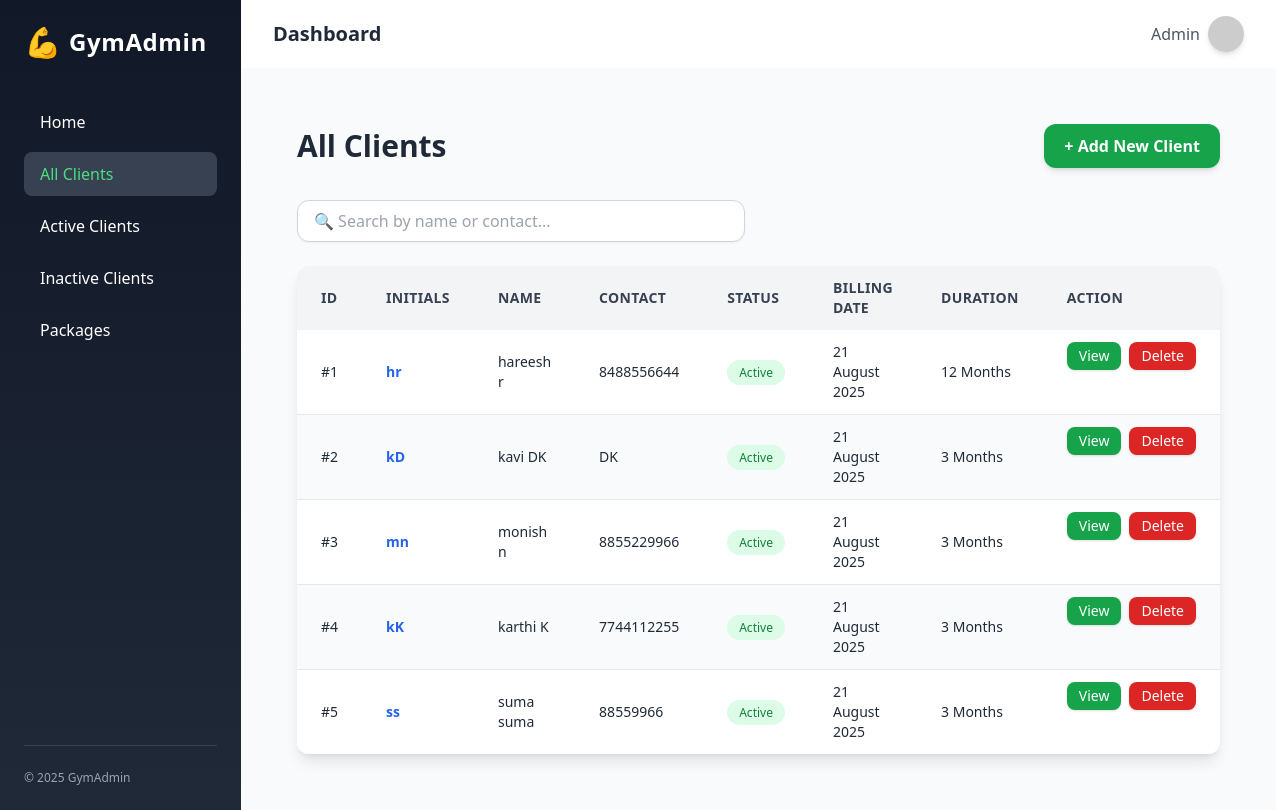
/clients/, run on the app's committed database.
### app/models/client.py (models this page shows, shortened)
class Client(db.Model):
    __tablename__ = 'clients'
    id = db.Column(db.Integer, primary_key=True)
    first_name = db.Column(db.String(100), nullable=False)
    middle_name = db.Column(db.String(100))
    last_name = db.Column(db.String(100))
    email = db.Column(db.String(120), unique=True)
    contact = db.Column(db.String(20), nullable=False)
    gender = db.Column(db.String(10))
    address = db.Column(db.Text)
    status = db.Column(db.String(10), default='Active')  # Active / Inactive
    start_date = db.Column(db.Date)
    end_date = db.Column(db.Date)
    billing_date = db.Column(db.Date)
    duration = db.Column(db.String(20))  # e.g., '3 months', '6 months'
    payment_method = db.Column(db.String(50))
    package_id = db.Column(db.Integer, db.ForeignKey('packages.id'))
    trainer_id = db.Column(db.Integer, db.ForeignKey('trainers.id'))
    package = db.relationship("Package", back_populates="clients")
    trainer = db.relationship("Trainer", back_populates="clients")
    created_at = db.Column(db.DateTime, default=datetime.utcnow)

### app/routes/clients.py (the view)
@clients_bp.route("/")
def list_clients():
    update_all_client_statuses()
    clients = Client.query.all()
    recent_clients = get_recent_clients(1)
    return render_template("all_clients.html", clients=clients, recent_clients=recent_clients)

### app/routes/clients.py (called while the page is built)
def update_all_client_statuses():
    today = datetime.utcnow().date()
    clients = Client.query.all()
    for c in clients:
        c.status = "Inactive" if c.end_date and c.end_date < today else "Active"
    db.session.commit()

def get_recent_clients(limit=1):
    return Client.query.order_by(Client.id.desc()).limit(limit).all()

### app/templates/all_clients.html (shortened to what this page needs)
{% extends 'base.html' %}
{% block content %}
<div class="p-6">
    <div class="flex justify-between items-center mb-8">
        <h1 class="text-3xl font-bold text-gray-800">All Clients</h1>
        <a href="{{ url_for('clients.new_client', next=request.path) }}"
           class="bg-green-600 hover:bg-green-700 text-white font-semibold px-5 py-2.5 rounded-xl shadow-md transition transform hover:scale-105">
            + Add New Client
        </a>
    </div>
    <div class="flex justify-between items-center mb-6">
        <input
            type="text"
            placeholder="🔍 Search by name or contact..."
            class="w-full max-w-md px-4 py-2 border border-gray-300 rounded-xl shadow-sm focus:ring-2 focus:ring-green-500 focus:outline-none transition"
            id="searchInput"
        >
    </div>
    <div class="overflow-x-auto bg-white shadow-lg rounded-xl">
        <table class="min-w-full text-sm text-left">
            <thead class="bg-gray-100 text-gray-700 text-sm uppercase tracking-wide">
                <tr>
                    <th class="px-6 py-3">ID</th>
                    <th class="px-6 py-3">Initials</th>
                    <th class="px-6 py-3">Name</th>
                    <th class="px-6 py-3">Contact</th>
                    <th class="px-6 py-3">Status</th>
                    <th class="px-6 py-3">Billing Date</th>
                    <th class="px-6 py-3">Duration</th>
                    <th class="px-6 py-3">Action</th>
                </tr>
            </thead>
            <tbody id="clientsTable" class="divide-y divide-gray-200">
                {% for client in clients %}
                <tr class="odd:bg-white even:bg-gray-50 hover:bg-green-50 transition">
                    <td class="px-6 py-3 font-medium text-gray-800">#{{ client.id }}</td>
                    <td class="px-6 py-3 font-semibold text-blue-600">
                        {{ client.first_name[0] }}{{ client.last_name[0] if client.last_name else '' }}
                    </td>
                    <td class="px-6 py-3">{{ client.first_name }} {{ client.last_name or '' }}</td>
                    <td class="px-6 py-3">{{ client.contact }}</td>
                    <td class="px-6 py-3">
                        <span class="px-3 py-1 rounded-full text-xs font-medium
                            {% if client.status == 'Active' %}
                                bg-green-100 text-green-700
                            {% elif client.status == 'Inactive' %}
                                bg-red-100 text-red-700
                            {% else %}
                                bg-gray-100 text-gray-600
                            {% endif %}
                        ">
                            {{ client.status }}
                        </span>
                    </td>
                    <td class="px-6 py-3">
                        {{ client.billing_date.strftime('%d %B %Y') if client.billing_date else 'N/A' }}
                    </td>
                    <td class="px-6 py-3">{{ client.duration or 'N/A' }}</td>
                    <td class="px-6 py-3 flex gap-2">
                        <a href="{{ url_for('clients.view_client', client_id=client.id) }}"
                           class="inline-block bg-green-600 hover:bg-green-700 text-white px-3 py-1 rounded-lg text-sm shadow transition transform hover:scale-105">
                            View
                        </a>
                        <form action="{{ url_for('clients.delete_client', client_id=client.id) }}"
                              method="post"
                              class="inline">
                            <button type="submit"
                                class="bg-red-600 hover:bg-red-700 text-white px-3 py-1 rounded-lg text-sm shadow transition transform hover:scale-105"
                                onclick="return confirm('Are you sure you want to delete this client?')">
                                Delete
                            </button>
                        </form>
                    </td>
                </tr>
                {% else %}
                <tr>
                    <td colspan="8" class="text-center py-6 text-gray-500 italic">No clients found.</td>
                </tr>
                {% endfor %}
            </tbody>
        </table>
    </div>
</div>
{% endblock %}

### data on the page
Client: id "1", first_name "h", last_name "r", first_name "hareesh", contact "8488556644", status "Active", billing_date "21 August 2025", duration "12 Months"
Client: id "2", first_name "k", last_name "D", first_name "kavi", last_name "DK", contact "DK", status "Active", billing_date "21 August 2025", duration "3 Months"
Client: id "3", first_name "m", last_name "n", first_name "monish", contact "8855229966", status "Active", billing_date "21 August 2025", duration "3 Months"
Client: id "4", first_name "k", last_name "K", first_name "karthi", contact "7744112255", status "Active", billing_date "21 August 2025", duration "3 Months"
Client: id "5", first_name "s", last_name "s", first_name "suma", last_name "suma", contact "88559966", status "Active", billing_date "21 August 2025", duration "3 Months"
